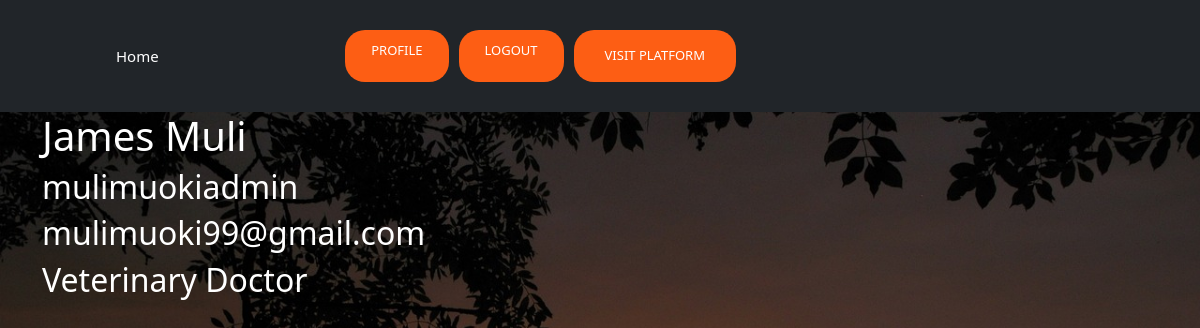
The page /profile/ (signed in) on the database its author committed.
### FarmerBora_App/models.py (models this page shows)
class CustomUser(AbstractUser):
    role = models.CharField(max_length=100)
    profile_picture = models.FileField(
        upload_to="pics", blank=True, null=True, max_length=100
    )
    groups = models.ManyToManyField(Group, related_name="custom_user_groups")
    user_permissions = models.ManyToManyField(
        Permission, related_name="custom_user_permissions"
    )

### FarmerBora_App/views.py (the view)
# urls.py: path("profile/", views.profile, name="profile"),
def profile(request):
    return render(request, "profile.html")

### FarmerBora_App/templates/profile.html
{% extends 'base.html' %}
{% load crispy_forms_tags %}
{% block content %}
<div class="container profile">
    <h1 class="notranslate">{{user.first_name}} {{user.last_name}}</h1>
    <h2 class="notranslate">{{user.username}}</h2>
    <h2 class="notranslate">{{user.email}}</h2>
    <h2 class="notranslate">{{user.role}}</h2>
</div>
{% endblock %}

### FarmerBora_App/static/main.css (style rules this page uses)
#bg { background-repeat: no-repeat; background-size: cover; background-attachment: fixed; }
body { margin:0; color:#6a6f8c; font:600 16px/18px 'Open Sans',sans-serif; }
*,:after,:before { box-sizing:border-box }
body { font: 100% / 1.414 "Open Sans", "Roboto", arial, sans-serif; background: #e9e9e9; }
h1, h2 { font-weight: 300; color: rgba(255,255,255,1); }

### rows shown on the page
CustomUser: first_name "James", last_name "Muli", username "mulimuokiadmin", email "mulimuoki99@gmail.com", role "Veterinary Doctor"
